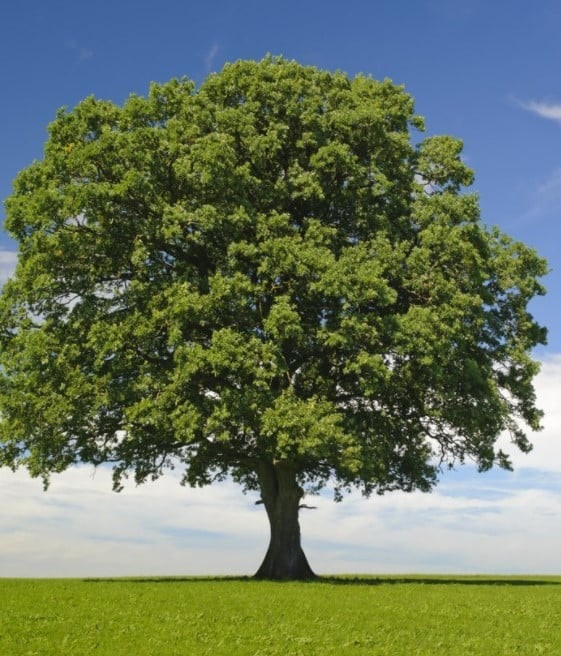
#> input picture assets/tree.jpg, 561 x 656 px
$ python kmeans-image-compression.py
#> lines starting #> are read from the running program, lines starting #| are printed output that depends on the picture; long printed decimals are rounded
import matplotlib.pyplot as plt
from sklearn.cluster import KMeans
import numpy

img = plt.imread("./assets/tree.jpg")
#> img is the input picture: shape (656, 561, 3); mean R, G, B 103.5, 117.6, 93.9

width = img.shape[0]
#> width = 656
height = img.shape[1]
#> height = 561

print(img.shape)
#| (656, 561, 3)
img = img.reshape(width*height,3)


kmeans = KMeans(n_clusters=3).fit(img)

labels = kmeans.predict(img)
clusters = kmeans.cluster_centers_
#> clusters = [[79.91, 90.54, 35.53], [204.3, 209.7, 209.7], [92.87, 122.3, 162.5]]

print(labels)
#> (printed output is left out)
print(clusters)
#| [[ 79.910  90.538  35.532]
#|  [204.346 209.660 209.726]
#|  [ 92.870 122.266 162.499]]

img2 = numpy.zeros((width,height,3), dtype=numpy.uint8)

index = 0
for i in range(width):
	for j in range(height):
		label_of_pixel = labels[index]
		img2[i][j] = clusters[label_of_pixel]
		index += 1
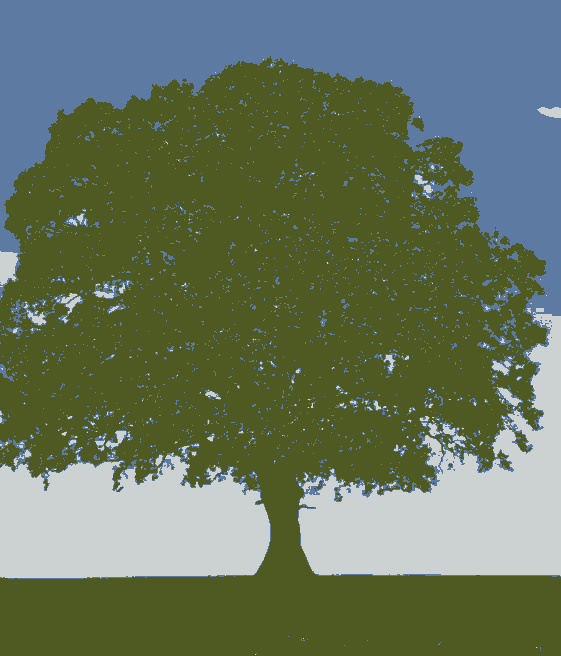
#> img2: shape (656, 561, 3); mean of channels 0, 1, 2 102.7, 117.1, 93.4; drawn as R, G, B
#> after the loop, index = 368016

plt.imshow(img2)
plt.show()
